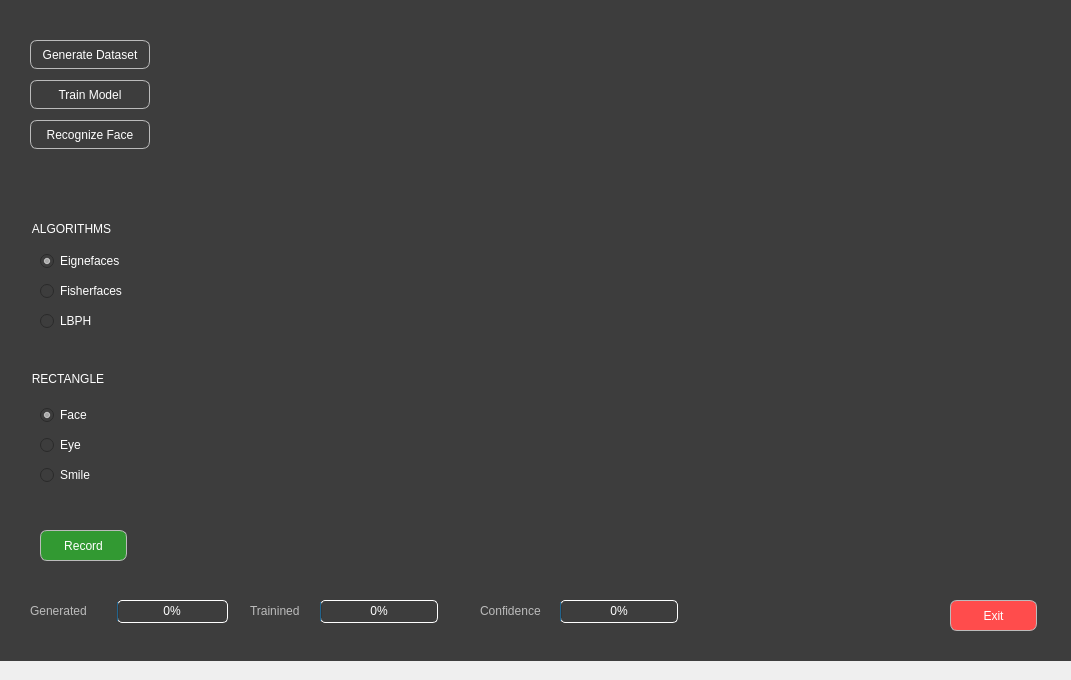
<?xml version="1.0" encoding="UTF-8"?>
<ui version="4.0">
 <class>MainWindow</class>
 <widget class="QMainWindow" name="MainWindow">
  <property name="geometry">
   <rect>
    <x>0</x>
    <y>0</y>
    <width>1071</width>
    <height>680</height>
   </rect>
  </property>
  <property name="minimumSize">
   <size>
    <width>1071</width>
    <height>680</height>
   </size>
  </property>
  <property name="maximumSize">
   <size>
    <width>1071</width>
    <height>680</height>
   </size>
  </property>
  <property name="windowTitle">
   <string>Face recognition attendance system</string>
  </property>
  <property name="windowIcon">
   <iconset>
    <normaloff>.</normaloff>.</iconset>
  </property>
  <property name="styleSheet">
   <string notr="true">

QStatusBar{
  background-color:qlineargradient(x1:0,y1:0,x2:0,y2:1,stop:0 rgba(25,25,25,127),stop:1 rgba(53,53,53,75));
  color:palette(mid);
}

QMenuBar{
  background-color:#3d3d3d;
  border-bottom:2px solid rgba(25,25,25,75);
}
QMenuBar::item{
  spacing:2px;
  padding:3px 4px;
  background:3d3d3d;
}
QMenuBar::QPushButton{
width:10px;
height:5px;
}
QPushButton{
border-style:solid;
background-color:#3d3d3d;
color:#fff;
border-radius:7px;
border-color:#bbbbbb;
border-width:1px;
}

QPushButton:hover{
color:#00cc0c;
	background-color:qlineargradient(spread:pad, x1:0.517, y2:1, stop:0 rgba(45,45,45,255),stop:1rgba(29,29,29,255));
	border-color:#66ff00;
border-width:2px;
}</string>
  </property>
  <widget class="QWidget" name="centralwidget">
   <widget class="QFrame" name="frame">
    <property name="geometry">
     <rect>
      <x>190</x>
      <y>-11</y>
      <width>881</width>
      <height>581</height>
     </rect>
    </property>
    <property name="frameShape">
     <enum>QFrame::Box</enum>
    </property>
    <widget class="QLabel" name="video_feed">
     <property name="geometry">
      <rect>
       <x>0</x>
       <y>10</y>
       <width>881</width>
       <height>571</height>
      </rect>
     </property>
     <property name="styleSheet">
      <string notr="true">
background-color:#3d3d3d;
border:solid;
border-color:#bbbbbb;
</string>
     </property>
     <property name="text">
      <string/>
     </property>
    </widget>
   </widget>
   <widget class="QFrame" name="frame_2">
    <property name="geometry">
     <rect>
      <x>0</x>
      <y>0</y>
      <width>201</width>
      <height>571</height>
     </rect>
    </property>
    <property name="styleSheet">
     <string notr="true">border-style:solid;
background-color:#3d3d3d;
color:#fff;</string>
    </property>
    <property name="frameShape">
     <enum>QFrame::Panel</enum>
    </property>
    <widget class="QGroupBox" name="groupBox_3">
     <property name="enabled">
      <bool>true</bool>
     </property>
     <property name="geometry">
      <rect>
       <x>30</x>
       <y>370</y>
       <width>150</width>
       <height>131</height>
      </rect>
     </property>
     <property name="title">
      <string>RECTANGLE</string>
     </property>
     <property name="flat">
      <bool>false</bool>
     </property>
     <widget class="QRadioButton" name="smile_rect_radio">
      <property name="enabled">
       <bool>true</bool>
      </property>
      <property name="geometry">
       <rect>
        <x>10</x>
        <y>90</y>
        <width>120</width>
        <height>30</height>
       </rect>
      </property>
      <property name="styleSheet">
       <string notr="true">QRadioButton:Hover{
color:#66ff00;
}
QRadioButton{
color:;
}</string>
      </property>
      <property name="text">
       <string>Smile</string>
      </property>
      <property name="checkable">
       <bool>true</bool>
      </property>
      <attribute name="buttonGroup">
       <string notr="true">rect_radio_group</string>
      </attribute>
     </widget>
     <widget class="QRadioButton" name="eye_rect_radio">
      <property name="geometry">
       <rect>
        <x>10</x>
        <y>60</y>
        <width>120</width>
        <height>30</height>
       </rect>
      </property>
      <property name="styleSheet">
       <string notr="true">QRadioButton:Hover{
color:#66ff00;
}</string>
      </property>
      <property name="text">
       <string>Eye</string>
      </property>
      <property name="checkable">
       <bool>true</bool>
      </property>
      <attribute name="buttonGroup">
       <string notr="true">rect_radio_group</string>
      </attribute>
     </widget>
     <widget class="QRadioButton" name="face_rect_radio">
      <property name="geometry">
       <rect>
        <x>10</x>
        <y>30</y>
        <width>120</width>
        <height>30</height>
       </rect>
      </property>
      <property name="styleSheet">
       <string notr="true">
QRadioButton:Hover{
color:#66ff00;
}</string>
      </property>
      <property name="text">
       <string>Face</string>
      </property>
      <property name="checked">
       <bool>true</bool>
      </property>
      <attribute name="buttonGroup">
       <string notr="true">rect_radio_group</string>
      </attribute>
     </widget>
    </widget>
    <widget class="QGroupBox" name="groupBox_2">
     <property name="geometry">
      <rect>
       <x>30</x>
       <y>10</y>
       <width>150</width>
       <height>191</height>
      </rect>
     </property>
     <property name="title">
      <string/>
     </property>
     <widget class="QPushButton" name="generate_dataset_btn">
      <property name="geometry">
       <rect>
        <x>0</x>
        <y>30</y>
        <width>120</width>
        <height>29</height>
       </rect>
      </property>
      <property name="styleSheet">
       <string notr="true"/>
      </property>
      <property name="text">
       <string>Generate Dataset</string>
      </property>
     </widget>
     <widget class="QPushButton" name="train_model_btn">
      <property name="geometry">
       <rect>
        <x>0</x>
        <y>70</y>
        <width>120</width>
        <height>29</height>
       </rect>
      </property>
      <property name="text">
       <string>Train Model</string>
      </property>
     </widget>
     <widget class="QPushButton" name="recognize_face_btn">
      <property name="geometry">
       <rect>
        <x>0</x>
        <y>110</y>
        <width>120</width>
        <height>29</height>
       </rect>
      </property>
      <property name="text">
       <string>Recognize Face</string>
      </property>
     </widget>
    </widget>
    <widget class="QGroupBox" name="groupBox_1">
     <property name="geometry">
      <rect>
       <x>30</x>
       <y>220</y>
       <width>150</width>
       <height>131</height>
      </rect>
     </property>
     <property name="title">
      <string>ALGORITHMS</string>
     </property>
     <property name="flat">
      <bool>false</bool>
     </property>
     <property name="checkable">
      <bool>false</bool>
     </property>
     <widget class="QRadioButton" name="lbph_algo_radio">
      <property name="geometry">
       <rect>
        <x>10</x>
        <y>90</y>
        <width>120</width>
        <height>22</height>
       </rect>
      </property>
      <property name="styleSheet">
       <string notr="true">QRadioButton:Hover{
color:#66ff00;
}</string>
      </property>
      <property name="text">
       <string>LBPH</string>
      </property>
      <property name="checked">
       <bool>false</bool>
      </property>
      <attribute name="buttonGroup">
       <string notr="true">algo_radio_group</string>
      </attribute>
     </widget>
     <widget class="QRadioButton" name="fisher_algo_radio">
      <property name="geometry">
       <rect>
        <x>10</x>
        <y>60</y>
        <width>120</width>
        <height>22</height>
       </rect>
      </property>
      <property name="styleSheet">
       <string notr="true">QRadioButton:Hover{
color:#66ff00;
}</string>
      </property>
      <property name="text">
       <string>Fisherfaces</string>
      </property>
      <attribute name="buttonGroup">
       <string notr="true">algo_radio_group</string>
      </attribute>
     </widget>
     <widget class="QRadioButton" name="eigen_algo_radio">
      <property name="geometry">
       <rect>
        <x>10</x>
        <y>30</y>
        <width>120</width>
        <height>22</height>
       </rect>
      </property>
      <property name="styleSheet">
       <string notr="true">QRadioButton:Hover{
color:#66ff00;
}</string>
      </property>
      <property name="text">
       <string>Eignefaces</string>
      </property>
      <property name="checked">
       <bool>true</bool>
      </property>
      <attribute name="buttonGroup">
       <string notr="true">algo_radio_group</string>
      </attribute>
     </widget>
    </widget>
    <widget class="QPushButton" name="video_recording_btn">
     <property name="geometry">
      <rect>
       <x>40</x>
       <y>530</y>
       <width>87</width>
       <height>31</height>
      </rect>
     </property>
     <property name="styleSheet">
      <string notr="true">QPushButton{
border-style:solid;
background-color:#329932;
color:#fff;
border-radius:7px;
border-color:#bbbbbb;
border-width:1px;
}
QPushButton:Hover{
border-style:solid;
background-color:green;
color:#fff;
border-radius:7px;
border-color:#bbbbbb;
border-width:2px;
}</string>
     </property>
     <property name="text">
      <string>Record</string>
     </property>
     <property name="checkable">
      <bool>true</bool>
     </property>
    </widget>
   </widget>
   <widget class="QFrame" name="frame">
    <property name="geometry">
     <rect>
      <x>-10</x>
      <y>570</y>
      <width>1091</width>
      <height>91</height>
     </rect>
    </property>
    <property name="styleSheet">
     <string notr="true">border-style:none;
background-color:#3d3d3d;
color:#fff;
border-radius:5;
border-color:#bbbbbb;
border-width:1px;</string>
    </property>
    <property name="frameShape">
     <enum>QFrame::Panel</enum>
    </property>
    <property name="frameShadow">
     <enum>QFrame::Plain</enum>
    </property>
    <widget class="QProgressBar" name="progress_bar_recognize">
     <property name="geometry">
      <rect>
       <x>570</x>
       <y>30</y>
       <width>118</width>
       <height>23</height>
      </rect>
     </property>
     <property name="styleSheet">
      <string notr="true">border-style:solid;
background-color:#3d3d3d;
color:#fff;
border-radius:5;
border-color:white;
border-width:1px;</string>
     </property>
     <property name="value">
      <number>0</number>
     </property>
     <property name="alignment">
      <set>Qt::AlignCenter</set>
     </property>
    </widget>
    <widget class="QLabel" name="label_3">
     <property name="geometry">
      <rect>
       <x>490</x>
       <y>30</y>
       <width>71</width>
       <height>21</height>
      </rect>
     </property>
     <property name="styleSheet">
      <string notr="true">border:none;
color:#bbbbbb;</string>
     </property>
     <property name="text">
      <string>Confidence</string>
     </property>
    </widget>
    <widget class="QLabel" name="label">
     <property name="geometry">
      <rect>
       <x>260</x>
       <y>30</y>
       <width>54</width>
       <height>21</height>
      </rect>
     </property>
     <property name="styleSheet">
      <string notr="true">border:none;
color:#bbbbbb;</string>
     </property>
     <property name="text">
      <string>Trainined</string>
     </property>
    </widget>
    <widget class="QProgressBar" name="progress_bar_train">
     <property name="geometry">
      <rect>
       <x>330</x>
       <y>30</y>
       <width>118</width>
       <height>23</height>
      </rect>
     </property>
     <property name="styleSheet">
      <string notr="true">border-style:solid;
background-color:#3d3d3d;
color:#fff;
border-radius:5;
border-color:white;
border-width:1px;</string>
     </property>
     <property name="maximum">
      <number>3</number>
     </property>
     <property name="value">
      <number>0</number>
     </property>
     <property name="alignment">
      <set>Qt::AlignCenter</set>
     </property>
     <property name="format">
      <string>%p%</string>
     </property>
    </widget>
    <widget class="QProgressBar" name="progress_bar_generate">
     <property name="geometry">
      <rect>
       <x>127</x>
       <y>30</y>
       <width>111</width>
       <height>23</height>
      </rect>
     </property>
     <property name="styleSheet">
      <string notr="true">color:white;
border-style:solid;
background-color:#3d3d3d;
color:#fff;
border-radius:5;
border-color:white;
border-width:1px;</string>
     </property>
     <property name="value">
      <number>0</number>
     </property>
     <property name="alignment">
      <set>Qt::AlignCenter</set>
     </property>
    </widget>
    <widget class="QLabel" name="label_2">
     <property name="geometry">
      <rect>
       <x>40</x>
       <y>30</y>
       <width>61</width>
       <height>21</height>
      </rect>
     </property>
     <property name="styleSheet">
      <string notr="true">border:none;
color:#bbbbbb;</string>
     </property>
     <property name="text">
      <string>Generated</string>
     </property>
    </widget>
    <widget class="QPushButton" name="exit_btn">
     <property name="geometry">
      <rect>
       <x>960</x>
       <y>30</y>
       <width>87</width>
       <height>31</height>
      </rect>
     </property>
     <property name="styleSheet">
      <string notr="true">QPushButton{
border-style:solid;
background-color:#FF4C4C;
color:#fff;
border-radius:7px;
border-color:#bbbbbb;
border-width:1px;
}
QPushButton:Hover{
border-style:solid;
background-color:red;
color:#fff;
border-radius:7px;
border-color:#bbbbbb;
border-width:1px;
}</string>
     </property>
     <property name="text">
      <string>Exit</string>
     </property>
    </widget>
   </widget>
  </widget>
  <widget class="QMenuBar" name="menu_bar">
   <property name="geometry">
    <rect>
     <x>0</x>
     <y>0</y>
     <width>1071</width>
     <height>27</height>
    </rect>
   </property>
   <property name="defaultUp">
    <bool>false</bool>
   </property>
  </widget>
 </widget>
 <resources/>
 <connections>
  <connection>
   <sender>exit_btn</sender>
   <signal>clicked(bool)</signal>
   <receiver>MainWindow</receiver>
   <slot>close()</slot>
   <hints>
    <hint type="sourcelabel">
     <x>748</x>
     <y>648</y>
    </hint>
    <hint type="destinationlabel">
     <x>809</x>
     <y>719</y>
    </hint>
   </hints>
  </connection>
 </connections>
 <buttongroups>
  <buttongroup name="rect_radio_group"/>
  <buttongroup name="algo_radio_group"/>
 </buttongroups>
</ui>
